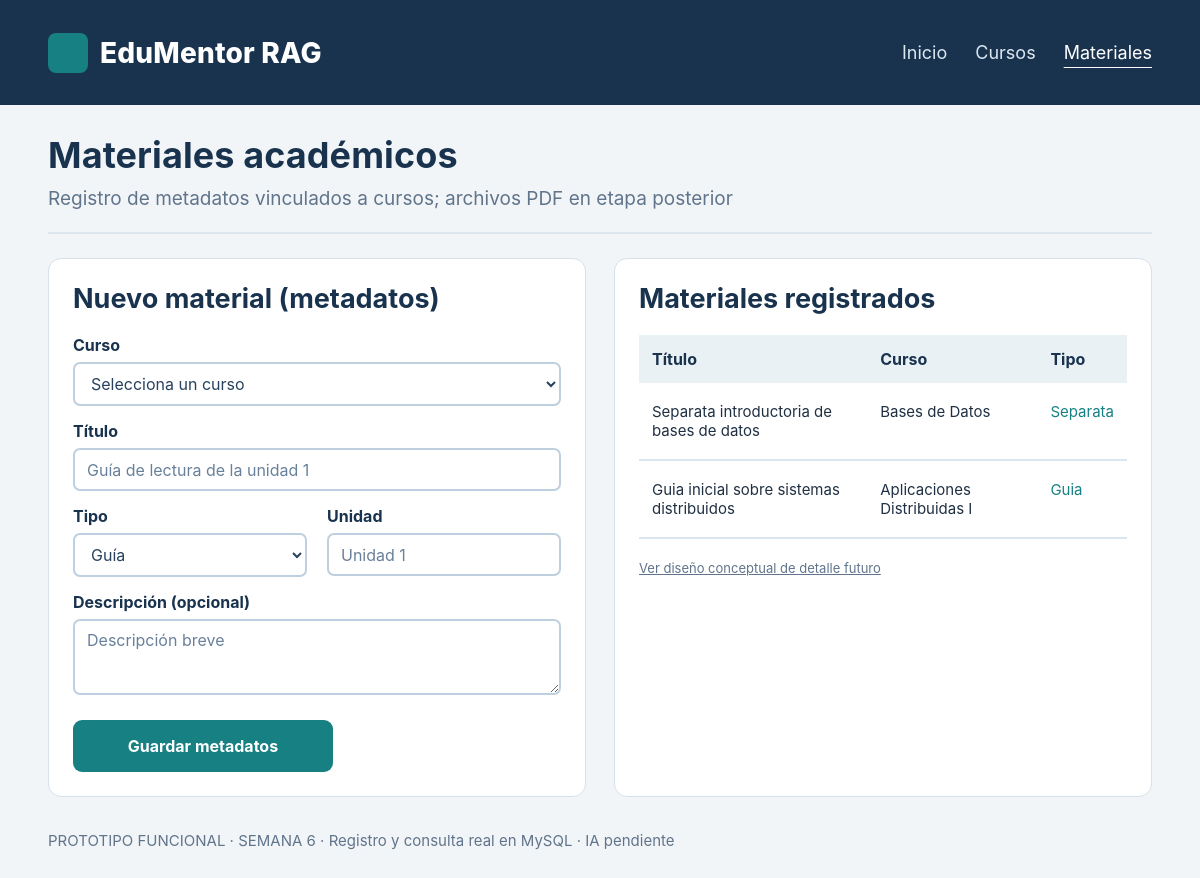
Screenshot of /materiales.php with the database file from the repository.
### tables this page shows
CREATE TABLE materiales (
  id BIGINT UNSIGNED NOT NULL AUTO_INCREMENT,
  curso_id BIGINT UNSIGNED NOT NULL,
  registrado_por BIGINT UNSIGNED NOT NULL,
  titulo VARCHAR(200) NOT NULL,
  descripcion TEXT NULL,
  tipo ENUM('separata', 'diapositivas', 'apuntes', 'guia', 'articulo', 'reglamento', 'otro') NOT NULL DEFAULT 'otro',
  unidad VARCHAR(100) NULL,
  tema VARCHAR(150) NULL,
  estado ENUM('borrador', 'publicado', 'archivado') NOT NULL DEFAULT 'borrador',
  creado_en DATETIME NOT NULL DEFAULT CURRENT_TIMESTAMP,
  actualizado_en DATETIME NOT NULL DEFAULT CURRENT_TIMESTAMP ON UPDATE CURRENT_TIMESTAMP,
  PRIMARY KEY (id),
  KEY idx_materiales_curso_estado (curso_id, estado),
  KEY idx_materiales_registrado_por (registrado_por),
  CONSTRAINT fk_materiales_curso FOREIGN KEY (curso_id)
    REFERENCES cursos (id) ON UPDATE CASCADE ON DELETE RESTRICT,
  CONSTRAINT fk_materiales_registrado_por FOREIGN KEY (registrado_por)
    REFERENCES usuarios (id) ON UPDATE CASCADE ON DELETE RESTRICT
);

CREATE TABLE cursos (
  id BIGINT UNSIGNED NOT NULL AUTO_INCREMENT,
  docente_id BIGINT UNSIGNED NOT NULL,
  codigo VARCHAR(30) NOT NULL,
  nombre VARCHAR(160) NOT NULL,
  descripcion TEXT NULL,
  estado ENUM('activo', 'archivado') NOT NULL DEFAULT 'activo',
  creado_en DATETIME NOT NULL DEFAULT CURRENT_TIMESTAMP,
  actualizado_en DATETIME NOT NULL DEFAULT CURRENT_TIMESTAMP ON UPDATE CURRENT_TIMESTAMP,
  PRIMARY KEY (id),
  UNIQUE KEY uq_cursos_codigo (codigo),
  KEY idx_cursos_docente_estado (docente_id, estado),
  CONSTRAINT fk_cursos_docente FOREIGN KEY (docente_id)
    REFERENCES usuarios (id) ON UPDATE CASCADE ON DELETE RESTRICT
);

### materiales.php (the view, shortened to what this page needs)
<?php
require_once __DIR__ . '/config/funciones.php';
try {
    $pdo = conexion();
    $cursos = $pdo->query("SELECT id,codigo,nombre FROM cursos WHERE estado='activo' ORDER BY nombre")->fetchAll();
    $materiales = $pdo->query("SELECT m.titulo,m.tipo,m.unidad,m.estado,c.nombre AS curso FROM materiales m JOIN cursos c ON c.id=m.curso_id ORDER BY m.id DESC")->fetchAll();
} catch (PDOException $e) {
    http_response_code(500);
    exit('No se pudo conectar con MySQL. Importa el SQL y revisa config/conexion.php');
}
?>
<div class="grid">
    <section class="panel panel-form">
        <h2>Nuevo material (metadatos)</h2>
        <form method="post" action="acciones/guardar_material.php">
            <div class="campo"><label for="curso_id">Curso</label><select id="curso_id" name="curso_id" required>
                    <option value="">Selecciona un curso</option><?php foreach ($cursos as $c): ?>
                        <option value="<?= (int) $c['id'] ?>"><?= esc($c['codigo'] . ' — ' . $c['nombre']) ?></option>
                    <?php endforeach; ?>
                </select></div>
            <div class="campo"><label for="titulo">Título</label><input type="text" id="titulo" name="titulo"
                    maxlength="200" required placeholder="Guía de lectura de la unidad 1"></div>
            <div class="dos-campos">
                <div class="campo"><label for="tipo">Tipo</label><select name="tipo" id="tipo"
                        required><?php foreach (['guia' => 'Guía', 'apuntes' => 'Apuntes', 'diapositivas' => 'Diapositivas', 'separata' => 'Separata', 'articulo' => 'Artículo', 'reglamento' => 'Reglamento', 'otro' => 'Otro'] as $valor => $etiqueta): ?>
                            <option value="<?= esc($valor) ?>"><?= esc($etiqueta) ?></option><?php endforeach; ?>
                    </select></div>
                <div class="campo"><label for="unidad">Unidad</label><input type="text" id="unidad" name="unidad"
                        maxlength="100" placeholder="Unidad 1"></div>
            </div>
            <div class="campo"><label for="descripcion">Descripción (opcional)</label><textarea id="descripcion"
                    name="descripcion" maxlength="1500" rows="2" placeholder="Descripción breve"></textarea></div>
            <div class="form-acciones"><button type="submit">Guardar metadatos</button></div>
        </form>
    </section>
    <section class="panel panel-listado">
        <h2>Materiales registrados</h2>
        <div class="tabla-responsive">
            <table>
                <thead>
                    <tr>
                        <th>Título</th>
                        <th>Curso</th>
                        <th>Tipo</th>
                    </tr>
                </thead>
                <tbody>
                    <?php foreach ($materiales as $m): ?>
                        <tr>
                            <td><?= esc($m['titulo']) ?></td>
                            <td><?= esc($m['curso']) ?></td>
                            <td class="tipo"><?= esc(ucfirst($m['tipo'])) ?></td>
                        </tr><?php endforeach; ?>
                </tbody>
            </table>
        </div>
        <p><a class="link-suave" href="detalle.php">Ver diseño conceptual de detalle futuro</a></p>
    </section>
</div>

### css/estilos.css (style rules this page uses)
:root { --navy: #19334e; --navy2: #244361; --ink: #203043; --muted: #60748b; --teal: #178083; --bg: #f2f5f8; --panel: #fff; --line: #d7e1e9; --soft: #eaf1f5; --gold: #b89b63 }
* { box-sizing: border-box }
html { font-family: Inter, "Segoe UI", system-ui, -apple-system, Arial, sans-serif; color: var(--ink); background: var(--bg) }
body { margin: 0; min-width: 320px }
a { color: inherit }
h2 { font-size: 27px; line-height: 1.2; color: var(--navy); margin: 0 0 20px }
p { line-height: 1.55 }
.grid { display: grid; grid-template-columns: 1fr 1fr; gap: 28px }
.panel { border: 1.5px solid var(--line); border-radius: 13px; background: #fff; padding: 24px; min-width: 0 }
.panel-form, .panel-listado { min-height: 373px }
.boton, button { appearance: none; background: var(--teal); color: #fff; border: 0; border-radius: 9px; padding: 15px 17px; font-size: 16px; font-weight: 700; font-family: inherit; text-decoration: none; display: inline-flex; align-items: center; justify-content: center; cursor: pointer; min-height: 52px }
form { margin: 0 }
label { display: block; font-size: 16px; color: var(--navy); font-weight: 700; margin-bottom: 7px }
.campo { margin-bottom: 15px }
input, select, textarea { font: inherit; font-size: 16px; display: block; width: 100%; background: #fff; border: 2px solid #bed0df; color: #28425e; border-radius: 7px; padding: 9px 12px; min-height: 43px; outline: 0 }
input::placeholder, textarea::placeholder { color: #69809a }
textarea { min-height: 76px; resize: vertical }
.dos-campos { display: grid; grid-template-columns: 1fr 1fr; gap: 20px }
.form-acciones { padding-top: 10px }
.form-acciones button { min-width: 260px }
table { width: 100%; border-collapse: collapse; text-align: left; font-size: 15px }
th { color: var(--navy); background: var(--soft); font-size: 16px; padding: 14px 13px; font-weight: 750 }
td { padding: 19px 13px; border-bottom: 2px solid #dce6ee; vertical-align: top }
.estado, .tipo { color: var(--teal) }
.tabla-responsive { width: 100%; overflow: auto }
.link-suave { font-size: 13px; color: var(--muted); text-decoration: underline }

### rows the page displays
materiales: titulo "Separata introductoria de bases de datos", curso.nombre "Bases de Datos", tipo "Separata"
materiales: titulo "Guia inicial sobre sistemas distribuidos", curso.nombre "Aplicaciones Distribuidas I", tipo "Guia"

### other values shown
$label "Inicio"
$label "Cursos"
$label "Materiales"
$tituloSeguro "Materiales académicos"
$subtituloSeguro "Registro de metadatos vinculados a cursos; archivos PDF en etapa posterior"
form field tipo "Guía"
